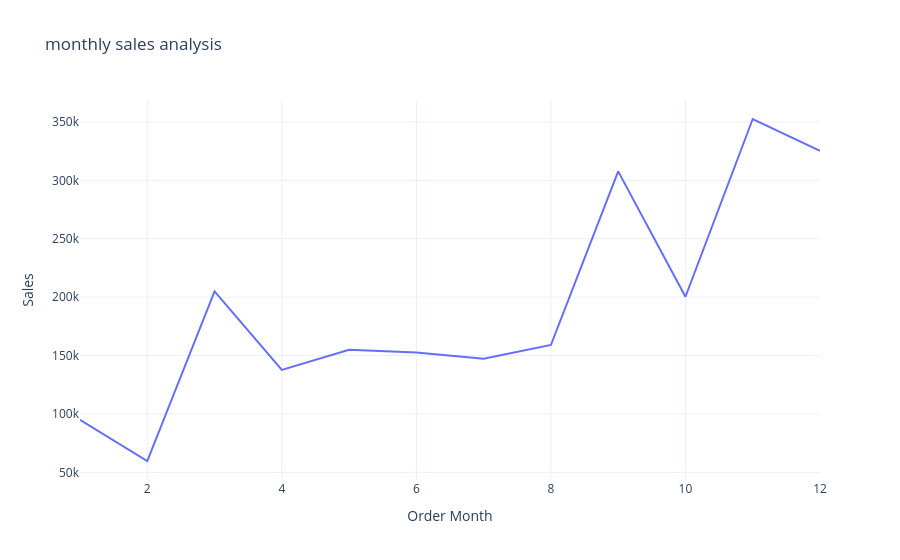

Notebook source saved alongside this figure:
### Code cell
fig = px.line(sales_by_month,
             x = 'Order Month',
             y = 'Sales' ,
             title = 'monthly sales analysis')
fig.show()

### Figure 1 — Plotly figure (JSON) as saved in the notebook; plotly's stock layout.template omitted (floating-point values rounded to 4 significant figures)
{"data": [{"hovertemplate": "Order Month=%{x}<br>Sales=%{y}<extra></extra>", "legendgroup": "", "line": {"color": "#636efa", "dash": "solid"}, "marker": {"symbol": "circle"}, "mode": "lines", "name": "", "orientation": "v", "showlegend": false, "type": "scatter", "x": [1, 2, 3, 4, 5, 6, 7, 8, 9, 10, 11, 12], "xaxis": "x", "y": [94920.0, 59750.0, 205000.0, 137800.0, 155000.0, 152700.0, 147200.0, 159000.0, 307600.0, 200300.0, 352500.0, 325300.0], "yaxis": "y"}], "layout": {"legend": {"tracegroupgap": 0}, "title": {"text": "monthly sales analysis"}, "xaxis": {"anchor": "y", "domain": [0, 1], "title": {"text": "Order Month"}}, "yaxis": {"anchor": "x", "domain": [0, 1], "title": {"text": "Sales"}}}}
